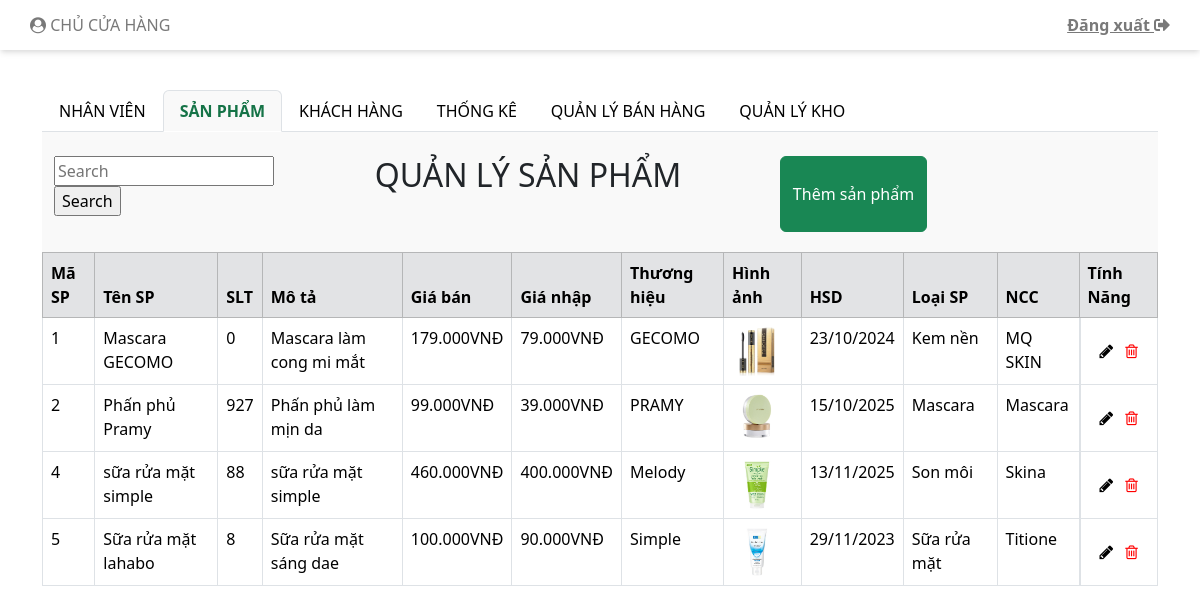
/indexAdmin.php?san-pham (signed in), run on an earlier commit of the app's database.
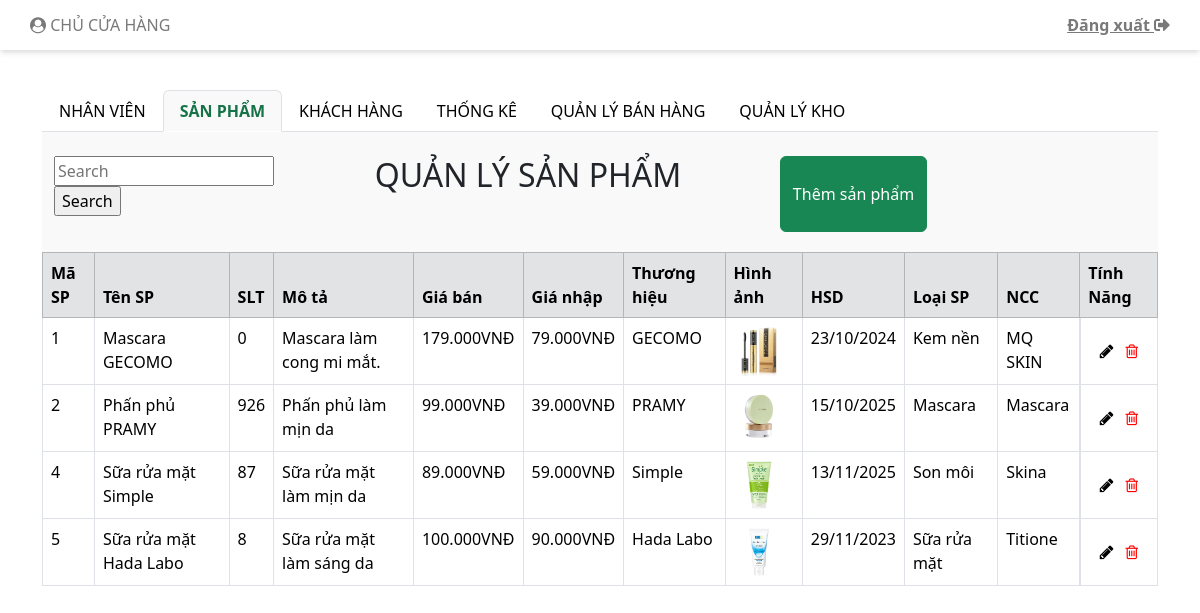
And on a later commit of the database.
### tables this page shows
CREATE TABLE `sanpham` (
  `MaSanPham` int(11) NOT NULL,
  `TenSanPham` varchar(100) NOT NULL,
  `SoLuongTon` int(11) NOT NULL DEFAULT 1,
  `MoTa` varchar(100) DEFAULT NULL,
  `GiaBan` double NOT NULL,
  `GiaNhap` double NOT NULL,
  `ThuongHieu` varchar(100) DEFAULT NULL,
  `HinhAnh` varchar(50) NOT NULL,
  `HanSuDung` date DEFAULT NULL,
  `LoaiSanPham` int(11) NOT NULL,
  `NhaCungCap` int(11) NOT NULL,
  `trangThai` tinyint(4) NOT NULL DEFAULT 1
);

### model/mProductAdmin.php (called while the page is built, shortened)
<?php
    include_once("connect.php");
    class MProductAdmin {
        function selectAllProducts() {
            $p = new ConnectDB();
            if ($p->connect_DB($con)) {
                $str = "SELECT * FROM sanpham";
                $tbl = mysqli_query($con, $str);
                return $tbl;
            } else {
                return false;
            }
        }
    }
?>

### model/connect.php (called while the page is built, shortened)
<?php
    class ConnectDB{
        function connect_DB(& $conn){
            $conn = mysqli_connect("localhost", "root", "", "mypham");
            if ($conn){
                mysqli_set_charset($conn, "utf8");
                return $conn;
            }else{
                return false;
            }
        }
    }
?>

### controller/cProductAdmin.php (called while the page is built, shortened)
<?php
    include_once("Model/mProductAdmin.php");
    class CProductAdmin{
        function getAllProducts(){
            $p = new MProductAdmin();
            $tbl = $p -> selectAllProducts();
            return $tbl;
        }
    }
?>

### indexAdmin.php (the view, shortened to what the changed rows need)
<!DOCTYPE html>
<html lang="en">
<head>
    <link rel="stylesheet" href="./css/styleAdmin.css">
    <link rel="stylesheet" href="https://use.fontawesome.com/releases/v5.8.2/css/all.css">
    <link href="https://cdn.jsdelivr.net/npm/bootstrap@5.3.2/dist/css/bootstrap.min.css" rel="stylesheet">
    <link rel="stylesheet" href="https://maxcdn.bootstrapcdn.com/font-awesome/4.7.0/css/font-awesome.min.css">
</head>
<body>
    <div class="container mt-3 body">
        <br>
        <div class="tab-content">
            <?php
            include_once("view/vProductAdmin.php");
            $c = new VProductAdmin();
            include_once("view/vCustomerAdmin.php");
            $d = new VCustomer();
            if (isset($_REQUEST['nhan-vien'])) {
                $p->viewAllEmployees();
            } elseif (isset($_REQUEST['san-pham'])) {
                $c->viewAllProducts();
            } elseif (isset($_REQUEST['khach-hang'])) {
                $d->viewAllCustomers();
            } elseif (isset($_REQUEST['btnSearchNV'])) {
                $p->viewAllEmployeeBySearch($_REQUEST['txtSearchNV']);
            } elseif (isset($_REQUEST['btnSearchSP'])) {
                $c->viewAllProductBySearch($_REQUEST['txtSearchSP']);
            } elseif (isset($_REQUEST['btnSearchKH'])) {
                $d->viewAllCustomerBySearch($_REQUEST['txtSearchKH']);
            } elseif (isset($_REQUEST["btnProdAct"])) {
                $c->showFormDelProduct();
                $c->showFormEditProduct();
            } elseif (isset($_REQUEST["btnEmpAct"])) {
                $p->showFormDelEmployee();
                $p->showFormEditEmployee();
            } elseif (isset($_REQUEST["btnCusAct"])) {
                $d->showFormDelCustomer();
            } elseif (isset($_REQUEST["thong-ke"])) {
                include("./thongke.php");
            } else {
                echo "<img class='img-admin' src='./img/admin.png' alt=''>";
            }
            ?>
        </div>
    </div>
</body>
</html>

### view/vProductAdmin.php (shortened to what the changed rows need)
<?php
    include_once("controller/cProductAdmin.php");
    class VProductAdmin{
        function viewAllProducts(){
            $p = new CProductAdmin();
            $tbl = $p -> getAllProducts();
            showProductAdmin($tbl);
        }
    }
    function showProductAdmin($tbl){
        if($tbl){
            if(mysqli_num_rows($tbl) >0){
                echo '
                <div id="san-pham" class="container tab-pane active"><br>
                <div class="row timKiem-them">
                    <div class="timKiem input-group mb-3 col-md-5">
                        <form action="#" method="get">
                                 <input type="text" name="txtSearchSP" size="18" placeholder = "Search" value = "';
                                 echo '" >
                                 <input type="submit" name="btnSearchSP" class="btnCus btnCus5" value="Search">
                        </form>
                    </div>
                    <div class="timKiem col-md-4">
                        <h2>QUẢN LÝ SẢN PHẨM</h2>
                    </div>
                    <div class="timKiem themNhanVien col-md-3">
                        <button type="button" class="btn btn-success" data-bs-toggle="modal" data-bs-target="#modalThemSP">
                            Thêm sản phẩm
                        </button>
                    </div>
                </div>
                </div>
                ';
                echo "<table class='prod_tbl'> <tr>";
                    echo'
                    <table class="table table-bordered table-hover " id="myTable">
                    <thead class="table-secondary">
                        <tr class="ex">
                            <th width="auto">Mã SP</th>
                            <th width="auto">Tên SP</th>
                            <th>SLT</th>
                            <th>Mô tả</th>
                            <th>Giá bán</th>
                            <th>Giá nhập</th>
                            <th>Thương hiệu</th>
                            <th>Hình ảnh</th>
                            <th>HSD</th>
                            <th>Loại SP</th>
                            <th>NCC</th>
                            <th class="tinh-nang">Tính Năng</th>
                        </tr>
                    </thead>
                    ';
                    while($row = mysqli_fetch_assoc($tbl)){
                        if($row["trangThai"] == 1){
                            echo "<tr >";
                            echo "<td>".$row["MaSanPham"]."</td>";
                            echo "<td>".$row["TenSanPham"]."</td>";
                            echo "<td>".$row["SoLuongTon"]."</td>";
                            echo "<td>".$row["MoTa"]."</td>";
                            echo "<td>".number_format($row["GiaBan"], 0,".", ".")."VNĐ</td>";
                            echo "<td>".number_format($row["GiaNhap"], 0,".", ".")."VNĐ</td>";
                            echo "<td>".$row["ThuongHieu"]."</td>";
                            echo "<td>"."<img src='Image/".$row["HinhAnh"]."' alt='".$row["HinhAnh"]."' width= '50px' height= '50px'>"."</td>";
                            echo "<td>".date("d/m/Y", strtotime($row["HanSuDung"]))."</td>";
                            echo "<td>";
                            if ($row["LoaiSanPham"] == 1) {
                                echo "Kem nền";
                            } elseif ($row["LoaiSanPham"] == 2) {
                                echo "Mascara";
                            } elseif ($row["LoaiSanPham"] == 3) {
                                echo "Phấn phủ";
                            } elseif ($row["LoaiSanPham"] == 4) {
                                echo "Son môi";
                            } elseif ($row["LoaiSanPham"] == 5) {
                                echo "Sữa rửa mặt";
                            } elseif ($row["LoaiSanPham"] == 6) {
                                echo "KCN";
                            } else{
                                echo "Loại khác";
                                echo"</td>";
                            }
                            echo "<td>";
                            if ($row["NhaCungCap"] == 1) {
                                echo "MQ SKIN";
                            } elseif ($row["NhaCungCap"] == 2) {
                                echo "Mascara";
                            } elseif ($row["NhaCungCap"] == 3) {
                                echo "Naunau";
                            } elseif ($row["NhaCungCap"] == 4) {
                                echo "Skina";
                            } elseif ($row["NhaCungCap"] == 5) {
                                echo "Titione";
                            } else{
                                echo "Khác";
                                echo"</td>";
                            }
                            echo "<td style = 'display: flex; justify-content: center;  padding: 20px 0;'>
                                    <form action='#' method='get'>
                                        <input type='hidden' name='MaSanPham' value='" . $row["MaSanPham"] . "'>
                                        <button class='btnCus btn2 edit' type='submit' value='edit' name= 'btnProdAct'>
                                            <i class='fa fa-pencil' aria-hidden='true'></i>
                                        </button>
                                    </form>
                                    <form action='#' method='get'onsubmit='return confirmDelete();'>
                                        <input type='hidden' name='MaSanPham' value='" . $row["MaSanPham"] . "'>
                                        <button class='btnCus btn2 delete' type='submit' value='delete' name= 'btnProdAct'>
                                            <i class='fa fa-trash-o' aria-hidden='true'></i>
                                        </button>
                                    </form>
                                </td>";
                            echo "</tr>";
                        }
                    }
                    echo "</table>";
        }else{
            echo"Không tìm thấy sản phẩm!";
            echo header("refresh: 5; url='indexAdmin.php?san-pham'");
        }
    }
    }
?>

What changed in the data, as far as the page shows it:
changed sanpham "Mascara GECOMO": MoTa "Mascara làm cong mi mắt" → "Mascara làm cong mi mắt."
changed sanpham "Phấn phủ làm mịn da": TenSanPham "Phấn phủ Pramy" → "Phấn phủ PRAMY"; SoLuongTon "927" → "926"
changed sanpham id 4: TenSanPham "sữa rửa mặt simple" → "Sữa rửa mặt Simple"; SoLuongTon "88" → "87"; MoTa "sữa rửa mặt simple" → "Sữa rửa mặt làm mịn da"; GiaBan "460.000" → "89.000"; GiaNhap "400.000" → "59.000"; ThuongHieu "Melody" → "Simple"
changed sanpham id 5: TenSanPham "Sữa rửa mặt lahabo" → "Sữa rửa mặt Hada Labo"; MoTa "Sữa rửa mặt sáng dae" → "Sữa rửa mặt làm sáng da"; ThuongHieu "Simple" → "Hada Labo"
